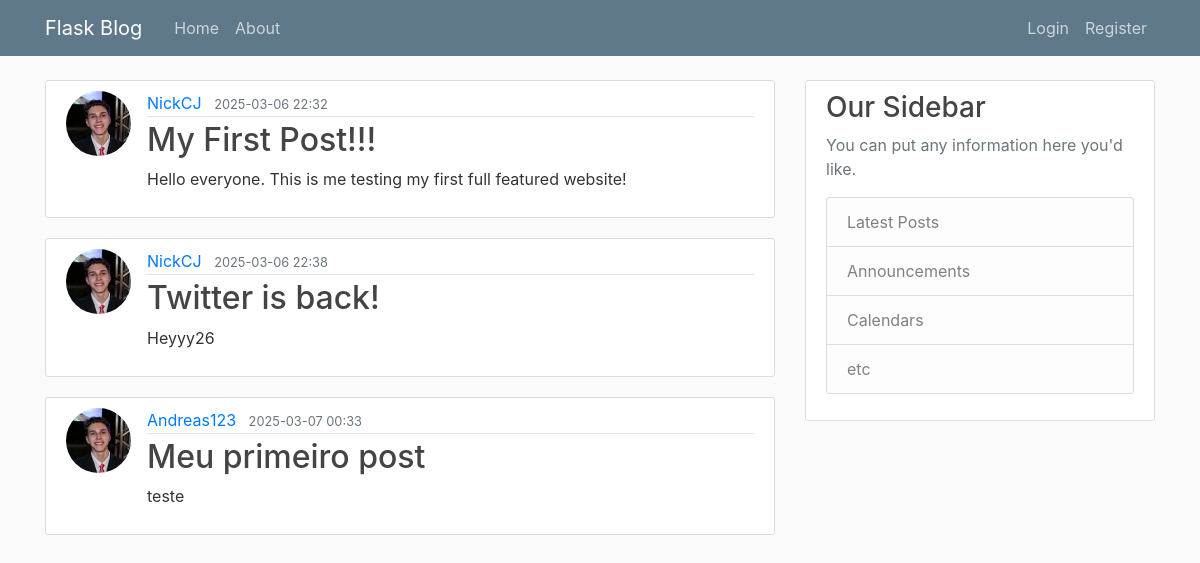
The app's page /home, older data.
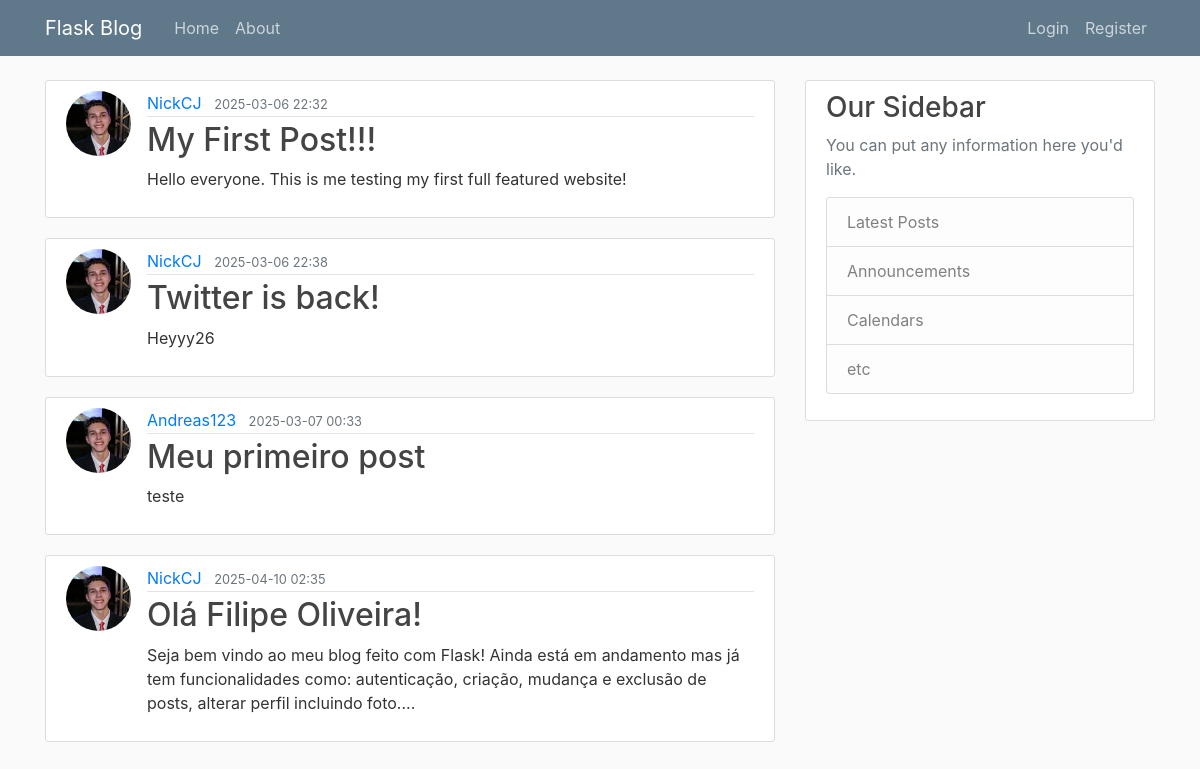
The same page, newer data.
### models.py (models this page shows, shortened)
class Post(db.Model):
    id = db.Column(db.Integer, primary_key=True)
    title = db.Column(db.String(100), nullable=False)
    date_posted = db.Column(db.DateTime, nullable=False, default=lambda: datetime.now(timezone.utc))
    content = db.Column(db.Text, nullable=False)
    user_id = db.Column(db.Integer, db.ForeignKey('user.id'), nullable=False)
    def __repr__(self):
        return f"Post('{self.title}', '{self.date_posted}')"

class User(db.Model, UserMixin):
    id = db.Column(db.Integer, primary_key=True)
    username = db.Column(db.String(20), unique=True, nullable=False)
    email = db.Column(db.String(120), unique=True, nullable=False)
    image_file = db.Column(db.String(20), nullable=False, default='default.png')
    password = db.Column(db.String(60), nullable=False)
    posts = db.relationship('Post', backref='author', lazy=True)

### routes/blog_routes.py (the view)
@routes.route("/")
@routes.route("/home")
def home_page():
    posts = Post.query.all()
    print(posts)
    return render_template('home.html', posts=posts)

### templates/home.html
{% extends "layout.html" %}
{% block content %}
    {% for post in posts %}
        <article class="media content-section">
            <img class="rounded-circle article-img" src="{{ url_for('static', filename='profile_pics/' + post.author.image_file) }}">
            <div class="media-body">
            <div class="article-metadata">
                <a class="mr-2" href="#">{{ post.author.username }}</a>
                <small class="text-muted">{{ post.date_posted.strftime('%Y-%m-%d %H:%M') }}</small>
            </div>
            <h2><a class="article-title" href="#">{{ post.title }}</a></h2>
            <p class="article-content">{{ post.content }}</p>
            </div>
        </article>
    {% endfor %}
{% endblock content %}

### templates/layout.html (shortened to what this page needs)
<!DOCTYPE html>
<html>
    <head>
    <link rel="stylesheet" href="https://cdn.jsdelivr.net/npm/bootstrap@4.4.1/dist/css/bootstrap.min.css">
    <link rel="stylesheet" type="text/css", href="{{ url_for('static', filename='main.css') }}">
    </head>
    <body>
        <header class="site-header">
            <nav class="navbar navbar-expand-md navbar-dark bg-steel fixed-top">
              <div class="container">
                <a class="navbar-brand mr-4" href="/">Flask Blog</a>
                <div class="collapse navbar-collapse" id="navbarToggle">
                  <div class="navbar-nav mr-auto">
                    <a class="nav-item nav-link" href="{{ url_for('routes.home_page') }}">Home</a>
                    <a class="nav-item nav-link" href="{{ url_for('routes.about_page') }}">About</a>
                  </div>
                  <div class="navbar-nav">
                    {% if current_user.is_authenticated %}
                        <a class="nav-item nav-link" href="{{ url_for('routes.new_post') }}">Create Post</a>
                        <a class="nav-item nav-link" href="{{ url_for('routes.account') }}">Account</a>
                        <a class="nav-item nav-link" href="{{ url_for('routes.logout') }}">Logout</a>
                    {% else %}
                        <a class="nav-item nav-link" href="{{ url_for('routes.login') }}">Login</a>
                        <a class="nav-item nav-link" href="{{ url_for('routes.register') }}">Register</a>
                    {% endif %}
                  </div>
                </div>
              </div>
            </nav>
          </header>
          <main role="main" class="container">
            <div class="row">
              <div class="col-md-8">
                {% block content %}{% endblock %}
              </div>
              <div class="col-md-4">
                <div class="content-section">
                  <h3>Our Sidebar</h3>
                  <p class='text-muted'>You can put any information here you'd like.
                    <ul class="list-group">
                      <li class="list-group-item list-group-item-light">Latest Posts</li>
                      <li class="list-group-item list-group-item-light">Announcements</li>
                      <li class="list-group-item list-group-item-light">Calendars</li>
                      <li class="list-group-item list-group-item-light">etc</li>
                    </ul>
                  </p>
                </div>
              </div>
            </div>
          </main>
    </body>
</html>

### static/main.css (style rules this page uses)
body { background: #fafafa; color: #333333; margin-top: 5rem; }
h1, h2, h3, h4, h5, h6 { color: #444444; }
.bg-steel { background-color: #5f788a; }
.site-header .navbar-nav .nav-link { color: #cbd5db; }
.content-section { background: #ffffff; padding: 10px 20px; border: 1px solid #dddddd; border-radius: 3px; margin-bottom: 20px; }
.article-title { color: #444444; }
.article-content { white-space: pre-line; }
.article-img { height: 65px; width: 65px; margin-right: 16px; }
.article-metadata { padding-bottom: 1px; margin-bottom: 4px; border-bottom: 1px solid #e3e3e3 }

Row changes from the older to the newer data that the page shows:
added Post: image_file (picture), author.username "NickCJ", date_posted "2025-04-10 02:35", title "Olá Filipe Oliveira!", content "Seja bem vindo ao meu blog feito com Flask! Ainda está em andamento mas já tem funcionalidades como: autenticação, criação, mudança e exclusão de posts, alterar perfil incluindo foto...."
